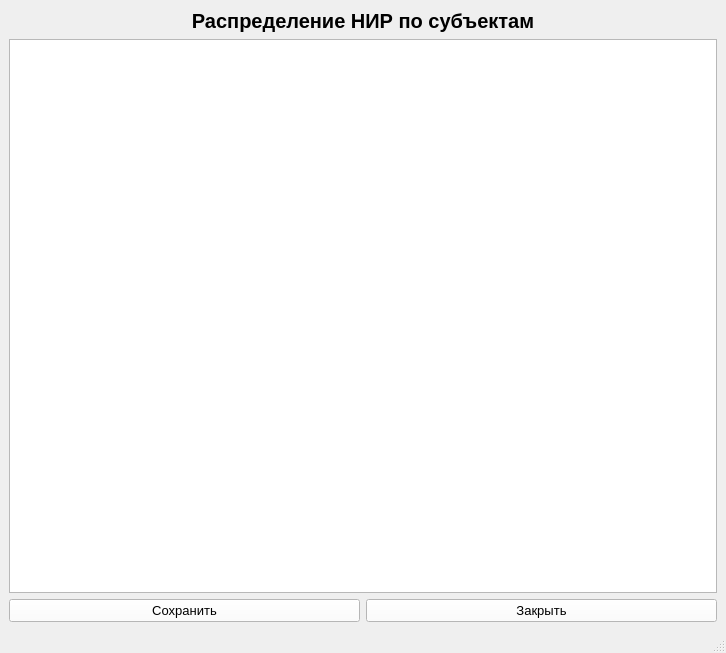
<?xml version="1.0" encoding="UTF-8"?>
<ui version="4.0">
 <class>MainWindow</class>
 <widget class="QMainWindow" name="MainWindow">
  <property name="geometry">
   <rect>
    <x>0</x>
    <y>0</y>
    <width>726</width>
    <height>653</height>
   </rect>
  </property>
  <property name="windowTitle">
   <string>Просмотр распределений</string>
  </property>
  <property name="windowIcon">
   <iconset>
    <normaloff>../png/Верблюд.png</normaloff>../png/Верблюд.png</iconset>
  </property>
  <widget class="QWidget" name="centralwidget">
   <layout class="QVBoxLayout" name="verticalLayout_3">
    <item>
     <layout class="QVBoxLayout" name="verticalLayout">
      <item>
       <widget class="QLabel" name="label">
        <property name="sizePolicy">
         <sizepolicy hsizetype="Preferred" vsizetype="Preferred">
          <horstretch>0</horstretch>
          <verstretch>0</verstretch>
         </sizepolicy>
        </property>
        <property name="font">
         <font>
          <pointsize>15</pointsize>
          <weight>75</weight>
          <italic>false</italic>
          <bold>true</bold>
          <underline>false</underline>
          <strikeout>false</strikeout>
          <kerning>true</kerning>
         </font>
        </property>
        <property name="tabletTracking">
         <bool>false</bool>
        </property>
        <property name="focusPolicy">
         <enum>Qt::NoFocus</enum>
        </property>
        <property name="acceptDrops">
         <bool>false</bool>
        </property>
        <property name="styleSheet">
         <string notr="true">color: rgb(0, 0, 0);
</string>
        </property>
        <property name="frameShape">
         <enum>QFrame::NoFrame</enum>
        </property>
        <property name="frameShadow">
         <enum>QFrame::Plain</enum>
        </property>
        <property name="text">
         <string>Распределение НИР по субъектам</string>
        </property>
        <property name="textFormat">
         <enum>Qt::AutoText</enum>
        </property>
        <property name="alignment">
         <set>Qt::AlignCenter</set>
        </property>
        <property name="wordWrap">
         <bool>false</bool>
        </property>
        <property name="margin">
         <number>0</number>
        </property>
       </widget>
      </item>
      <item>
       <layout class="QHBoxLayout" name="horizontalLayout_9"/>
      </item>
      <item>
       <widget class="QTableView" name="tableView">
        <property name="verticalScrollMode">
         <enum>QAbstractItemView::ScrollPerPixel</enum>
        </property>
        <property name="horizontalScrollMode">
         <enum>QAbstractItemView::ScrollPerPixel</enum>
        </property>
       </widget>
      </item>
      <item>
       <layout class="QHBoxLayout" name="horizontalLayout_8">
        <item>
         <widget class="QPushButton" name="saveBtn2">
          <property name="font">
           <font>
            <pointsize>10</pointsize>
           </font>
          </property>
          <property name="styleSheet">
           <string notr="true">color: rgb(0, 0, 0);
background-color: rgb(255, 255, 255);</string>
          </property>
          <property name="text">
           <string>Сохранить</string>
          </property>
         </widget>
        </item>
        <item>
         <widget class="QPushButton" name="closeBtn2">
          <property name="font">
           <font>
            <pointsize>10</pointsize>
           </font>
          </property>
          <property name="focusPolicy">
           <enum>Qt::StrongFocus</enum>
          </property>
          <property name="styleSheet">
           <string notr="true">color: rgb(0, 0, 0);
background-color: rgb(255, 255, 255);</string>
          </property>
          <property name="text">
           <string>Закрыть</string>
          </property>
         </widget>
        </item>
       </layout>
      </item>
     </layout>
    </item>
   </layout>
  </widget>
  <widget class="QMenuBar" name="menubar">
   <property name="geometry">
    <rect>
     <x>0</x>
     <y>0</y>
     <width>726</width>
     <height>21</height>
    </rect>
   </property>
  </widget>
  <widget class="QStatusBar" name="statusbar"/>
 </widget>
 <resources/>
 <connections/>
</ui>
